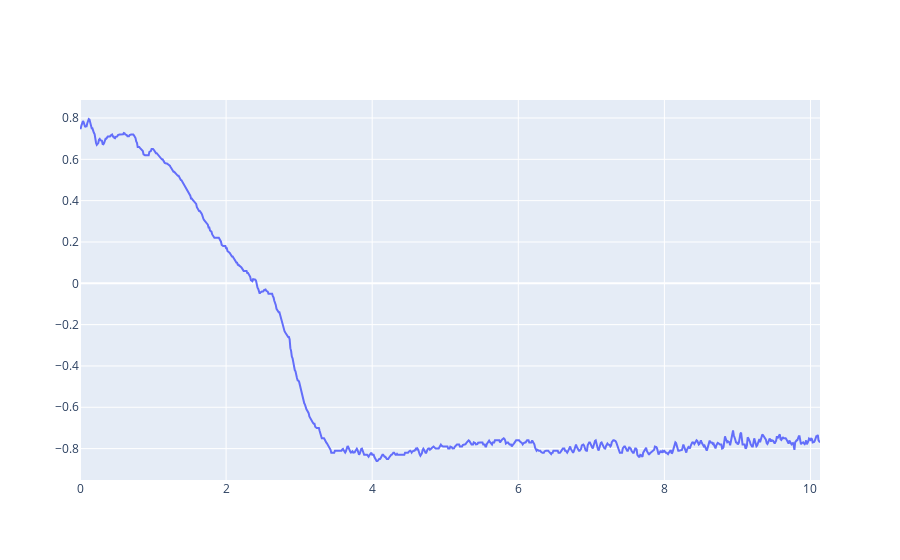

Notebook source saved alongside this figure:
### Code cell
fig = go.Figure(data=go.Scatter(x=relative_time, y=torque_interp[:,2], name='fw'))
fig.show()

### Figure 1 — Plotly figure (JSON) as saved in the notebook; plotly's stock layout.template omitted (floating-point values rounded to 4 significant figures; data arrays with more than 128 entries replaced by an {"elided": "..."} marker saying what was removed)
{"data": [{"name": "fw", "type": "scatter", "x": {"elided": "1014 float values"}, "y": {"elided": "1014 float values"}}], "layout": {}}
